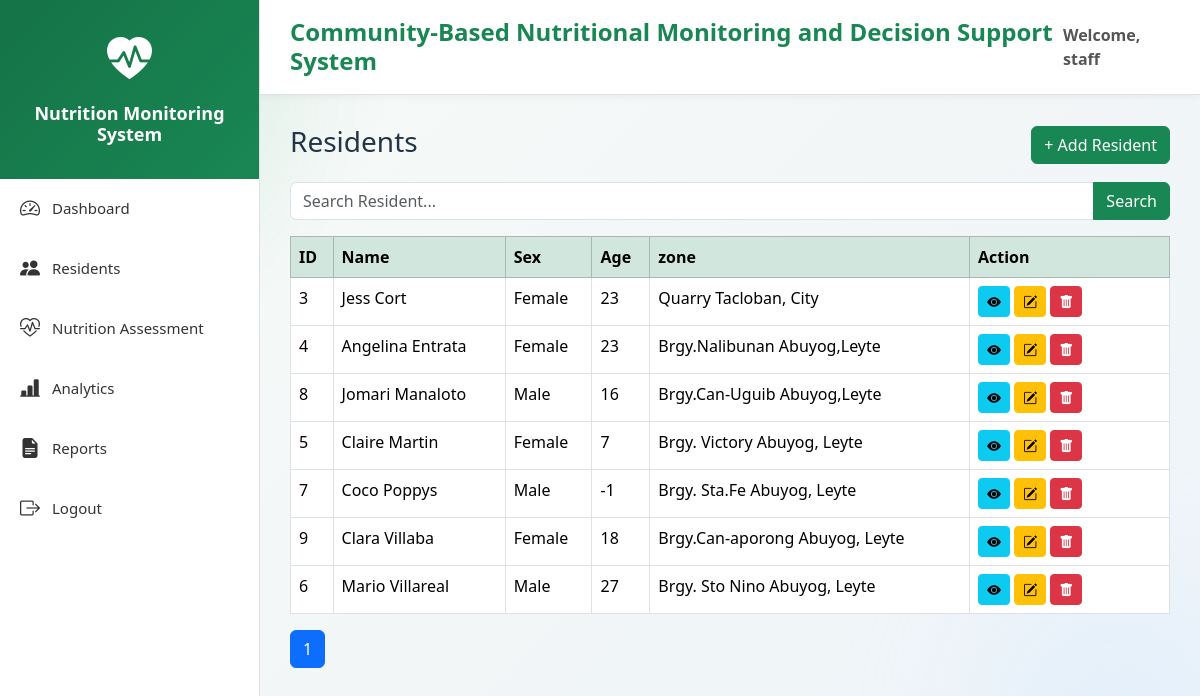
Before: /residents/ (signed in) with the older database file.
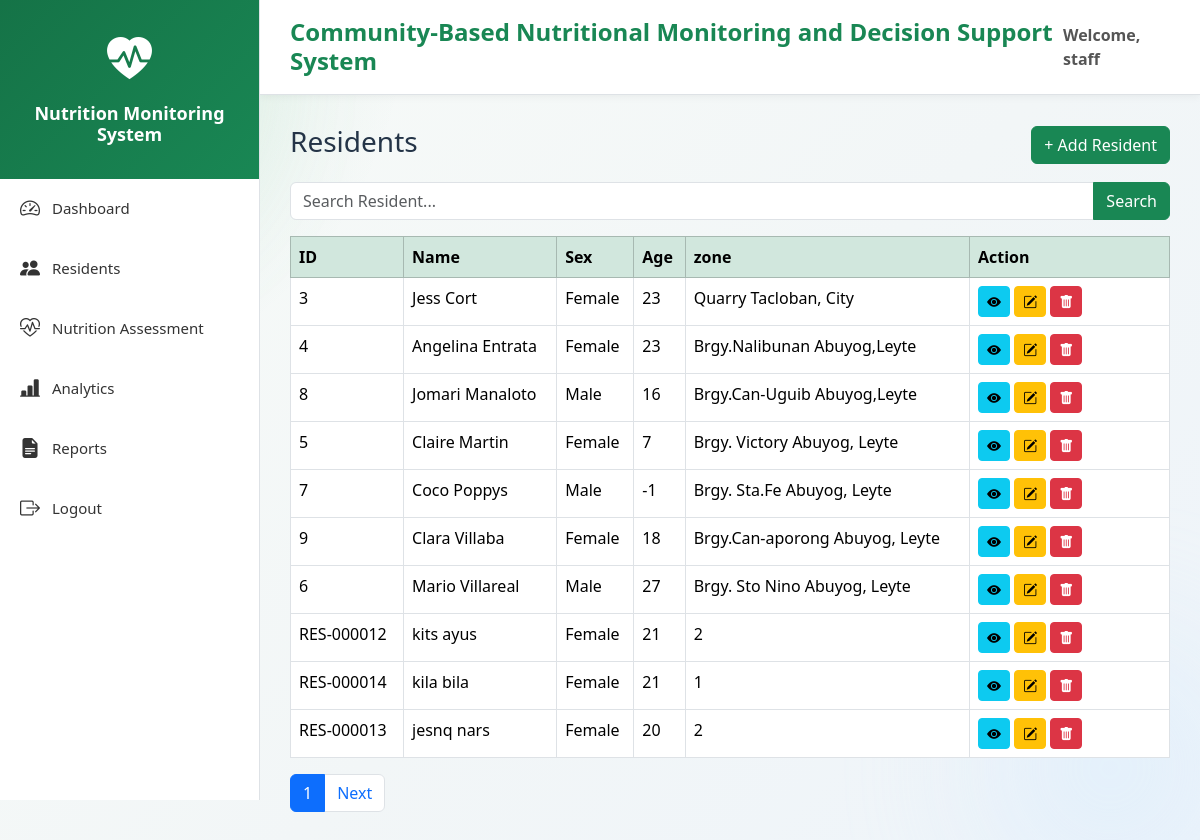
After: the same page with the newer database file.
### residents/models.py (models this page shows, shortened)
class Resident(models.Model):
    GENDER_CHOICES = [
        ('Male', 'Male'),
        ('Female', 'Female'),
    ]
    resident_id = models.CharField(
        max_length=20,
        unique=True,
        blank=True
    )
    first_name = models.CharField(max_length=100)
    middle_name = models.CharField(
        max_length=100,
        blank=True,
        null=True
    )
    last_name = models.CharField(max_length=100)
    sex = models.CharField(
        max_length=10,
        choices=GENDER_CHOICES
    )
    birth_date = models.DateField()
    address = models.CharField(
        max_length=100
    )
    contact_number = models.CharField(
        max_length=15,
        blank=True,
        null=True
    )
    guardian_name = models.CharField(
        max_length=150,
        blank=True,
        null=True
    )
    created_by = models.ForeignKey(
    settings.AUTH_USER_MODEL,
    on_delete=models.SET_NULL,
    null=True,
    blank=True,
    related_name='created_residents')
    created_at = models.DateTimeField(auto_now_add=True)
    updated_at = models.DateTimeField(auto_now=True)
    @property
    def age(self):
        today = date.today()
        return (
            today.year
            - self.birth_date.year
            - (
                (today.month, today.day)
                <
                (self.birth_date.month, self.birth_date.day)
            )
        )
    class Meta:
        ordering = [
            'last_name',
            'first_name'
        ]

### residents/views.py (the view, shortened to what this page needs)
# urls.py: path('', views.resident_list, name='admin_resident_list'),
@login_required(login_url='login')
def resident_list(request):
    search = request.GET.get('search', '')
    residents = Resident.objects.select_related(
        'created_by'
    ).all()
    paginator = Paginator(
        residents,
        10
    )
    page_number = request.GET.get('page')
    page_obj = paginator.get_page(
        page_number
    )
    context = {
        'page_obj': page_obj,
        'search': search,
    }
    return render(
        request,
        get_template(
            request,
            'residents/resident_list.html',
            'admin_residents/resident_list.html'
        ),
        context
    )

### residents/views.py (called while the page is built)
def get_template(request, staff_template, admin_template):
    if request.user.is_superuser:
        return admin_template
    return staff_template

### templates/residents/resident_list.html (shortened to what this page needs)
{% extends 'base_staff.html' %}
{% block content %}
<div class="d-flex justify-content-between align-items-center mb-3">
    <h3>Residents</h3>
    <a href="{% url 'add_resident' %}" class="btn btn-success">
        + Add Resident
    </a>
</div>
<form method="GET" class="mb-3">
    <div class="input-group">
        <input
            type="text"
            name="search"
            value="{{ search }}"
            class="form-control"
            placeholder="Search Resident...">
        <button class="btn btn-success">
            Search
        </button>
    </div>
</form>
<table class="table table-bordered table-hover">
    <thead class="table-success">
    <tr>
        <th>ID</th>
        <th>Name</th>
        <th>Sex</th>
        <th>Age</th>
        <th>zone</th>
        <th width="200">Action</th>
    </tr>
    </thead>
    <tbody>
    {% for resident in page_obj %}
    <tr>
        <td>{{ resident.resident_id }}</td>
        <td>{{ resident.first_name }} {{ resident.last_name }}</td>
        <td>{{ resident.sex }}</td>
        <td>{{ resident.age }}</td>
        <td>{{ resident.address }}</td>
    <td>
    <a href="{% url 'view_resident' resident.id %}"
       class="btn btn-info btn-sm"
       aria-label="View resident"
       title="View">
        <i class="bi bi-eye-fill" aria-hidden="true"></i>
    </a>
    <a href="{% url 'edit_resident' resident.id %}"
       class="btn btn-warning btn-sm"
       aria-label="Edit resident"
       title="Edit">
        <i class="bi bi-pencil-square" aria-hidden="true"></i>
    </a>
    <a href="{% url 'delete_resident' resident.id %}"
       class="btn btn-danger btn-sm"
       aria-label="Delete resident"
       title="Delete">
        <i class="bi bi-trash-fill" aria-hidden="true"></i>
    </a>
    </td>
    </tr>
    {% empty %}
    <tr>
        <td colspan="6" class="text-center">
            No residents found.
        </td>
    </tr>
    {% endfor %}
    </tbody>
</table>
<nav>
<ul class="pagination">
<li class="page-item active">
<span class="page-link">
{{ page_obj.number }}
</span>
</li>
{% if page_obj.has_next %}
<li class="page-item">
<a class="page-link"
href="?page={{ page_obj.next_page_number }}&search={{ search }}">
Next
</a>
</li>
{% endif %}
</ul>
</nav>
{% endblock %}

Changed rows visible on the page:
added Resident: resident_id "RES-000012", first_name "kits", last_name "ayus", sex "Female", age "21", address "2"
added Resident: resident_id "RES-000014", first_name "kila", last_name "bila", sex "Female", age "21", address "1"
added Resident: resident_id "RES-000013", first_name "jesnq", last_name "nars", sex "Female", age "20", address "2"
Other visible differences:
text now shown: "Next"
